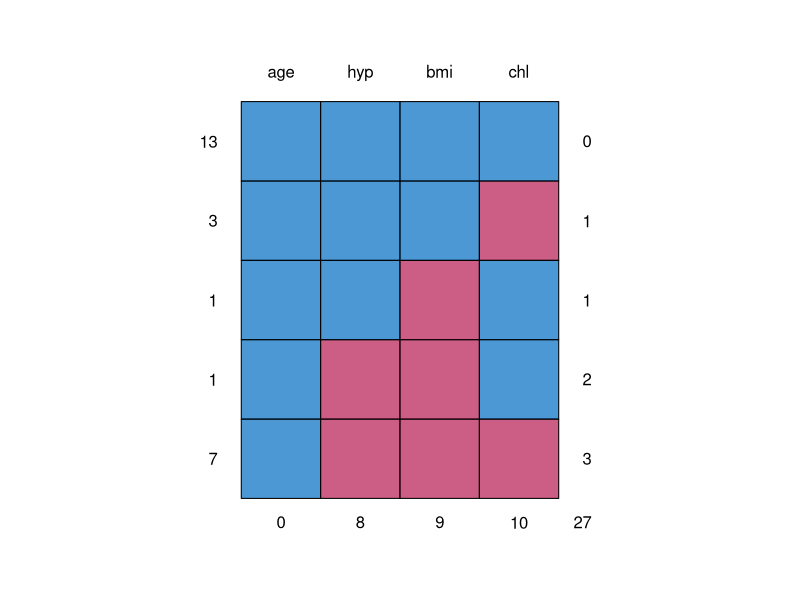

Source code (R):
# Set working directory
setwd("~/uio/pc/Dokumenter/PhD/Teaching/UseR/Missing Data/")

# Load the mice package
library(mice)

# Use the example dataset nhanes (came with the package)
nhanes

# Variable names
#    age     age group               ordered categorical
#    bmi     body mass index         numerical
#    hyp     hypertension status     binary
#    chl     cholesterol level       numerical

# Inspect missing pattern (Method 1)
md.pattern(nhanes)

# Colour convention
#   blue    observed
#   red     missing
# Interpretation
#   13 rows are complete
#   3 row that chl is missing
#   1 row that bmi is missing
#   1 row that both hyp and bmi are missing
#   7 rows that only age is observed
#   Total number of missing values = 3x1 + 1x1 + 1x2 + 7x3 = 27
#   Most missing values (10) occur in chl

# Inspection by variable pairs (Method 2)
md.pairs(nhanes)

# Symbol convention (left, top)
#   r   observed (remain?)
#   m   missing

# Interpretation (focus on (bmi, chl) pair)
#   13 completely observed paris
#   3 pairs: bmi is observed but chl is missing
#   2 pairs: bmi is missing but chl is observed
#   7 pairs: both bmi and chl are missing
